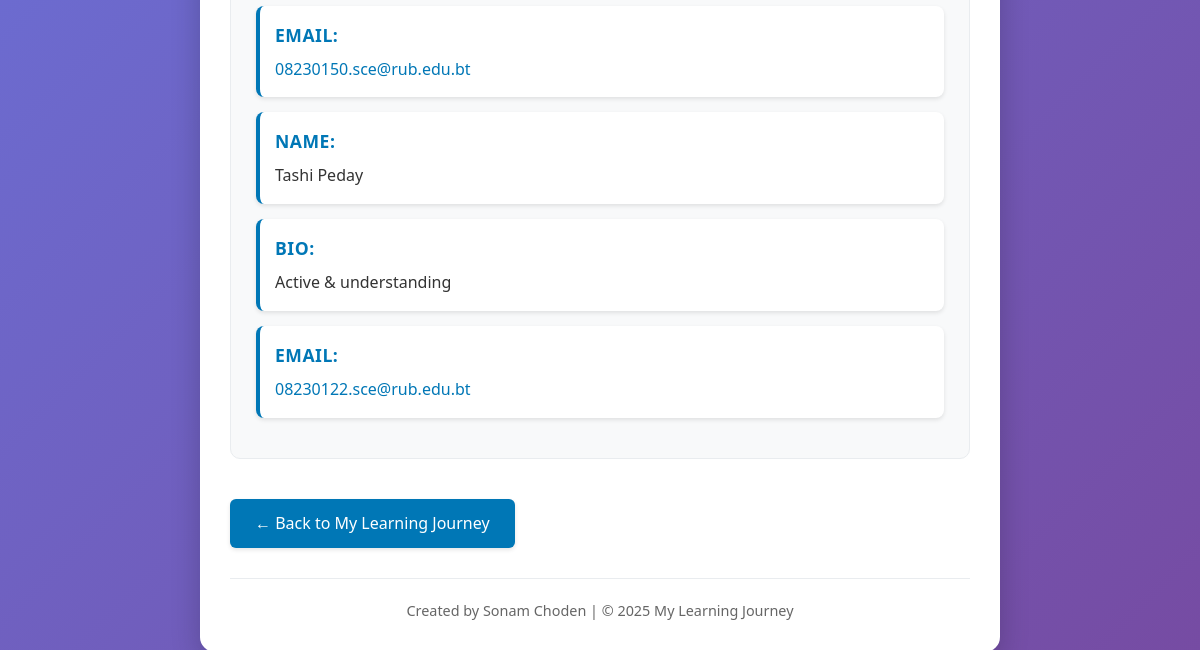
Page /about/ (lower part) on the earlier database version.
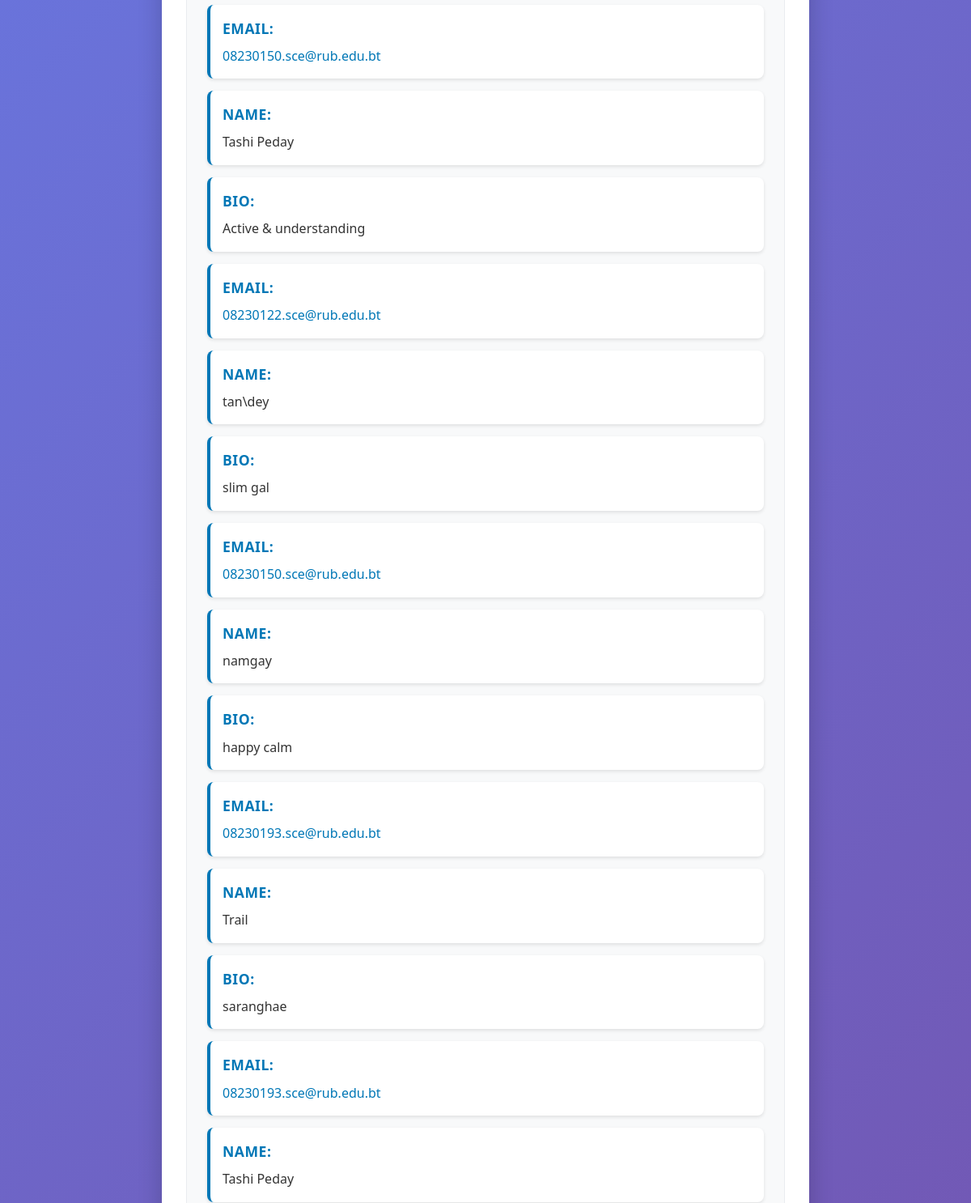
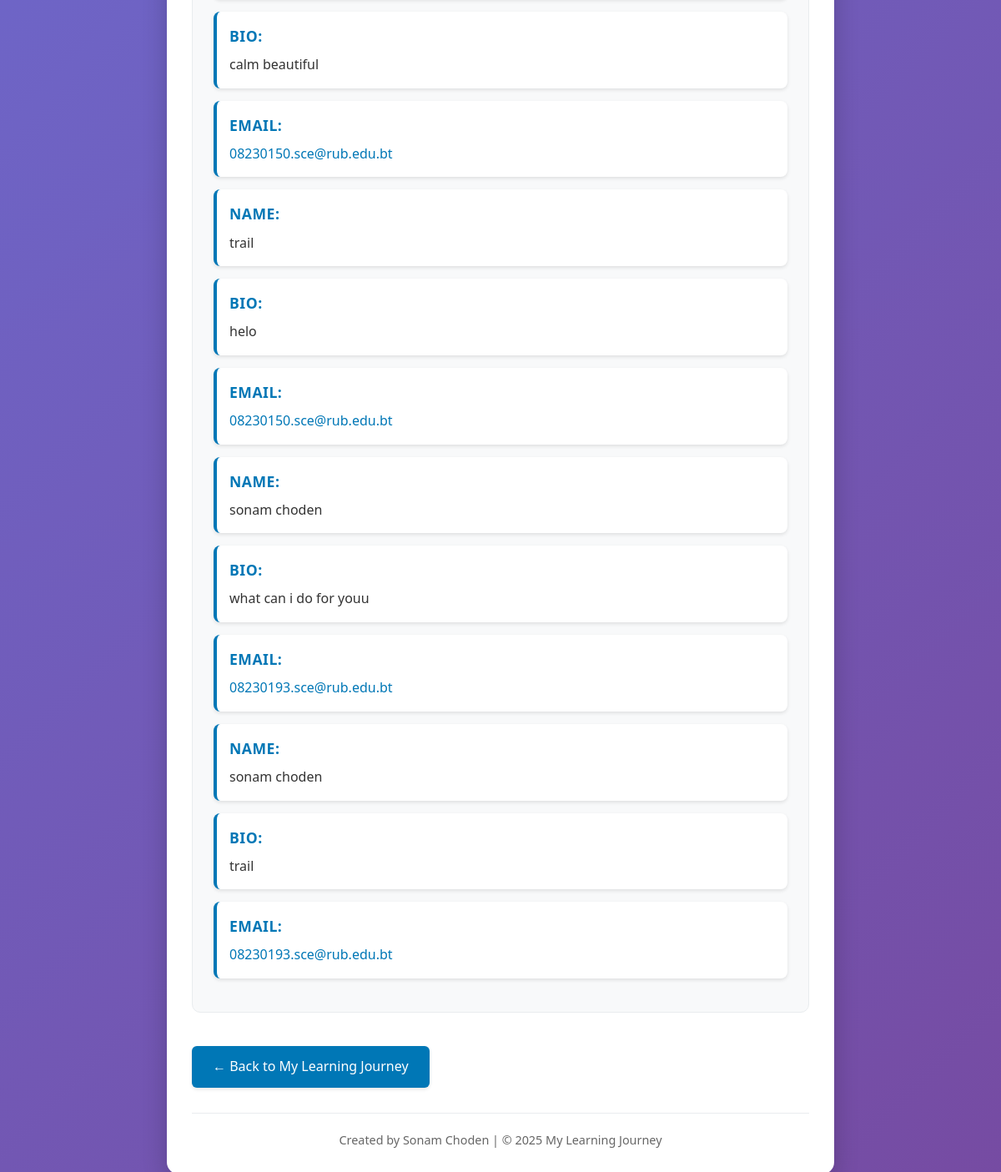
Same page on the later database version (2 pictures, top to bottom).
### scJourney/models.py (models this page shows, shortened)
class AboutMe(models.Model):
    name = models.CharField(max_length=100, help_text="Enter your full name")
    bio = models.TextField(help_text="Write a brief biography about yourself")
    email = models.EmailField(help_text="Enter your email address")
    class Meta:
        verbose_name = "Personal Information"
        verbose_name_plural = "Personal Information"

### scJourney/views.py (the view)
# urls.py: path('about/', views.aboutMe, name='aboutMe'),
def aboutMe(request):
    abouts = AboutMe.objects.all()
    return render(request, 'aboutMe.html', {'abouts': abouts})

### scJourney/templates/aboutMe.html (shortened to what this page needs)
{% load static %}
<!DOCTYPE html>
<html lang="en">
<head>
    <link rel="stylesheet" href="{% static 'styles/styles.css' %}">
</head>
<body>
    <div class="container">
        <div class="profile-section">
            {% if abouts %}
               {% for about in abouts %}
                <div class="info-item">
                    <span class="info-label">Name:</span>
                    <p>{{ about.name }}</p>
                </div>
                <div class="info-item">
                    <span class="info-label">Bio:</span>
                    <p>{{ about.bio }}</p>
                </div>
                <div class="info-item">
                    <span class="info-label">Email:</span>
                    <p><a href="mailto:{{ about.email }}">{{ about.email }}</a></p>
                </div>
               {% endfor %}
            {% else %}
                <div class="info-item no-data">
                    <p><em>No profile information available. Please add your information through the admin panel.</em></p>
                </div>
            {% endif %}
        </div>
        <a href="{% url 'Index' %}" class="back-button">← Back to My Learning Journey</a>
        <div class="footer">
            <p>Created by Sonam Choden | © 2025 My Learning Journey</p>
        </div>
    </div>
</body>
</html>

Differences in the rows shown:
added AboutMe: name "tan\\dey", bio "slim gal", email "08230150.sce@rub.edu.bt"
added AboutMe: name "namgay", bio "happy calm", email "08230193.sce@rub.edu.bt"
added AboutMe: name "Trail", bio "saranghae", email "08230193.sce@rub.edu.bt"
added AboutMe: name "Tashi Peday", bio "calm beautiful", email "08230150.sce@rub.edu.bt"
added AboutMe: name "trail", bio "helo", email "08230150.sce@rub.edu.bt"
added AboutMe: name "sonam choden", bio "what can i do for youu", email "08230193.sce@rub.edu.bt"
added AboutMe: name "sonam choden", bio "trail", email "08230193.sce@rub.edu.bt"
